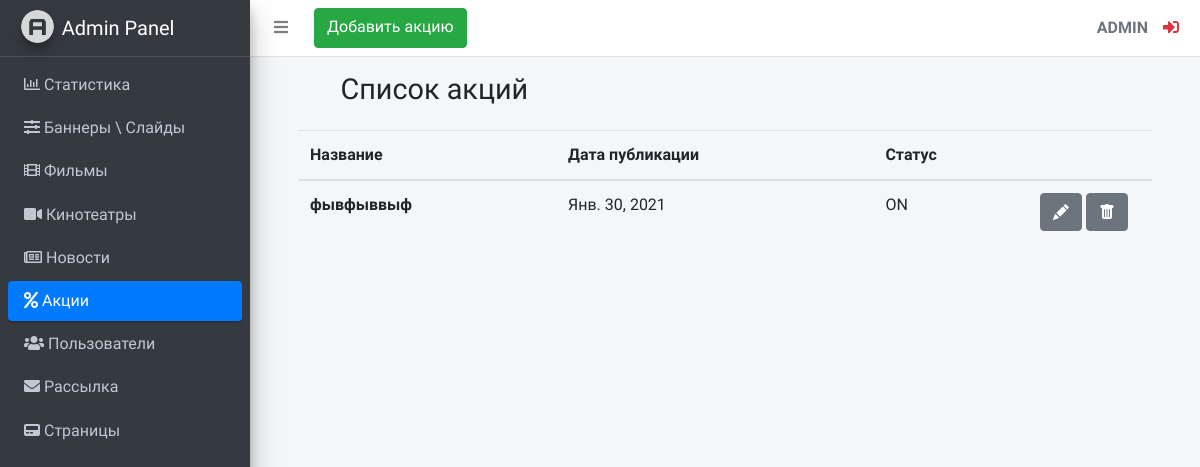
Before: /adminLte/promotion/list (signed in) with the older database file.
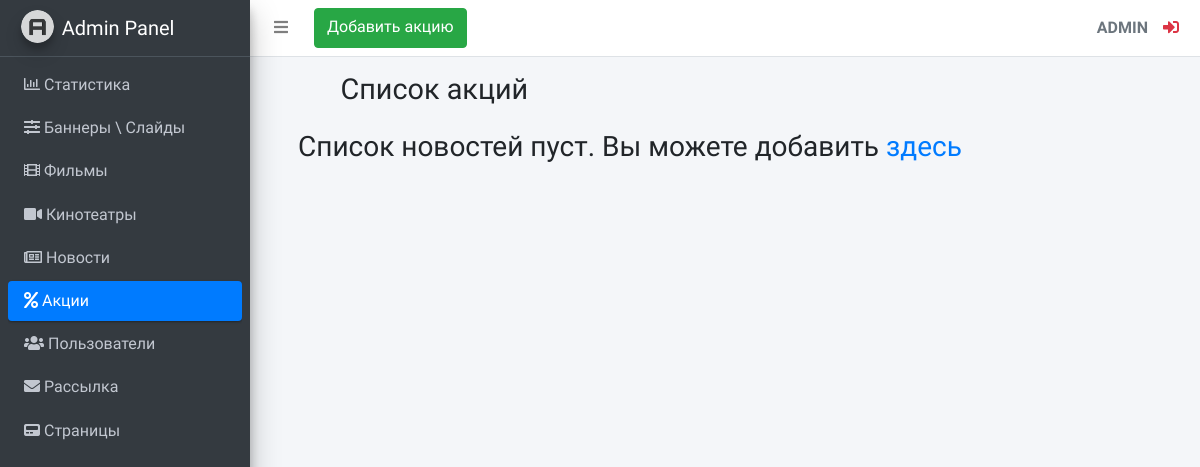
After: the same page with the newer database file.
### KinoSite/apps/adminLte/models.py (models this page shows, shortened)
class Promotion(models.Model):
    STATUS = (
        ('ON', 'Active'),
        ('OFF', 'Inactive'),
    )
    promo_name = models.CharField(max_length=255, verbose_name='Название акции')
    promo_description = models.TextField(verbose_name='Описание акции')
    promo_main_image = models.ImageField(verbose_name='Логотип акции', upload_to='images/promotion/logo/')
    promo_image1 = models.ImageField(verbose_name='Первое изображение', upload_to='images/promotion/')
    promo_image2 = models.ImageField(verbose_name='Второе изображение', upload_to='images/promotion/')
    promo_image3 = models.ImageField(verbose_name='Третее изображение', upload_to='images/promotion/')
    promo_image4 = models.ImageField(verbose_name='Четвёртое изображение', upload_to='images/promotion/')
    promo_image5 = models.ImageField(verbose_name='Пятое изображение', upload_to='images/promotion/')
    promo_url = models.URLField(verbose_name='Ссылка на акцию', null=True)
    promo_published_date = models.DateField(verbose_name='Дата публикации акции')
    promo_status = models.CharField(verbose_name='',  max_length=3, choices=STATUS) #пустой вербоус нейм, конфликт с crispy forms

### KinoSite/apps/adminLte/services.py (the view)
    def proxy(request, pk=None):
        u = request.user
        if u.is_authenticated:
            if u.is_superuser:
                if not have_pk:
                    return func(request)
                else:
                    return func(request, pk)
            else:
                return redirect('public_index')
        else:
            return redirect('admin_login')

### KinoSite/apps/adminLte/services.py (called while the page is built)
def admin_views_proxy(func, have_pk=False):
    def proxy(request, pk=None):
        u = request.user
        if u.is_authenticated:
            if u.is_superuser:
                if not have_pk:
                    return func(request)
                else:
                    return func(request, pk)
            else:
                return redirect('public_index')
        else:
            return redirect('admin_login')
    return proxy

    @staticmethod
    def model_list(model_sender):
        return model_sender.objects.all()

### KinoSite/apps/adminLte/views.py (called while the page is built)
def promotion_list(request):
    promotions = services.Get.model_list(models.Promotion)
    return render(request, 'adminLte/promotion/promotion_list.html', {'promotions': promotions})

### KinoSite/templates/adminLte/promotion/promotion_list.html (shortened to what this page needs)
{% extends 'adminLte/base.html' %}
{% block promotion %}
    <li class="nav-item">
        <a href="{% url 'admin_promotion_list' %}" class="nav-link active">
              <i class="fas fa-percent"></i>
              <p>
                  Акции
              </p>
        </a>
    </li>
{% endblock %}
{% block content_title %}
    <h1 class="m-0">Список акций</h1>
{% endblock %}
{% block navbar_item %}
<a class="btn btn-success" href="{% url 'admin_promotion_form' %}">Добавить акцию</a>
{% endblock %}
{% block main_content %}
{% if promotions %}
        <table class="table">
            <thead>
                <tr>
                    <th scope="col">Название</th>
                    <th scope="col">Дата публикации</th>
                    <th scope="col">Статус</th>
                    <th scope="col"></th>
                </tr>
            </thead>
                <tbody>
                    {% for el in promotions %}
                    <tr>
                        <th scope="row">{{ el.promo_name }}</th>
                            <td>{{ el.promo_published_date }}</td>
                            <td>{{ el.promo_status }}</td>
                            <td style="width: 124px">
                                <a class="btn btn-secondary" href="{% url 'admin_promotion_edit' pk=el.pk %}" role="button">
                                </a>
                                <a class="btn btn-secondary" href="{% url 'admin_promotion_delete' pk=el.pk %}" role="button">
                                </a>
                            </td>
                    </tr>
                    {% endfor %}
                </tbody>
        </table>
{% else %}
<div>
    <h3>Список новостей пуст. Вы можете добавить<a href="{%url 'admin_promotion_form'%}"> здесь</a></h3>
</div>
{% endif %}
{% endblock %}

Changed rows visible on the page:
removed Promotion: promo_name "фывфыввыф", promo_published_date "Янв. 30, 2021", promo_status "ON"
Other visible differences:
text no longer shown: "Название Дата публикации Статус"
text now shown: "Список новостей пуст. Вы можете добавить здесь"
